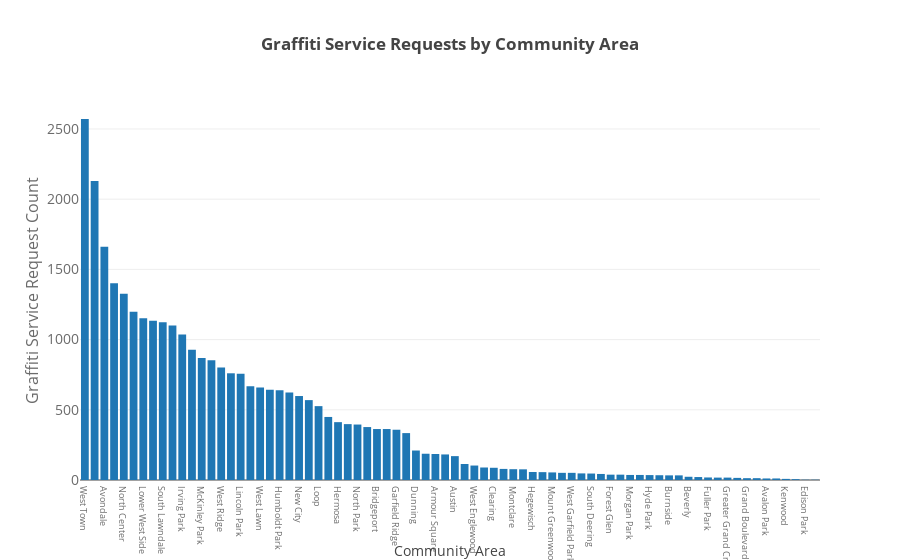

Notebook source saved alongside this figure:
### Markdown cell above
### Graffiti Removal Requests
Graffiti removal requests account for a large proportion of requests. Relatively recent gentrification in the area could explain both the high presenence and high reporting of graffiti.

### Code cell
barplot(pq('''
SELECT b.name as community,
COUNT(DISTINCT service_request_number) as Count
FROM combined_data a
JOIN community_areas b
on a.community_area = b.community_area
WHERE type_of_service_request = 'Graffiti Removal'
GROUP BY community
ORDER BY 2 DESC'''),
x = 'community',
y = 'Count',
xlabel = 'Community Area',
ylabel = 'Graffiti Service Request Count',
title = 'Graffiti Service Requests by Community Area',
xsize = 9)

### Figure 1 — Plotly figure (JSON) as saved in the notebook; plotly's stock layout.template omitted (floating-point values rounded to 4 significant figures)
{"data": [{"opacity": 1, "textposition": "outside", "type": "bar", "x": ["West Town", "Logan Square", "Avondale", "Brighton Park", "North Center", "Lake View", "Lower West Side", "Gage Park", "South Lawndale", "Lincoln Square", "Irving Park", "Belmont Cragin ", "McKinley Park", "Albany Park", "West Ridge", "West Elsdon", "Lincoln Park", "Ashburn", "West Lawn", "Archer Heights", "Humboldt Park", "Near West Side", "New City", "Chicago Lawn", "Loop ", "Portage Park", "Hermosa", "Uptown", "North Park", "Near North Side", "Bridgeport", "Rogers Park", "Garfield Ridge", "Edgewater", "Dunning", "East Side", "Armour Square", "South Chicago", "Austin", "Near South Side", "West Englewood", "North Lawndale", "Clearing", "Jefferson Park", "Montclare", "Auburn Gresham", "Hegewisch", "O’Hare", "Mount Greenwood", "Roseland", "West Garfield Park", "South Shore", "South Deering", "East Garfield Park", "Forest Glen ", "West Pullman", "Morgan Park", "Woodlawn", "Hyde Park", "Calumet Heights", "Burnside", "Englewood", "Beverly", "Washington Park", "Fuller Park ", "Chatham", "Greater Grand Crossing", "Norwood Park", "Grand Boulevard", "Washington Heights", "Avalon Park", "Pullman ", "Kenwood ", "Douglas", "Edison Park", "Riverdale"], "y": [2571, 2129, 1661, 1401, 1326, 1199, 1152, 1134, 1124, 1101, 1036, 928, 868, 853, 801, 760, 756, 667, 658, 643, 639, 624, 598, 569, 526, 449, 412, 398, 395, 377, 363, 363, 358, 334, 210, 187, 185, 182, 170, 114, 103, 89, 87, 79, 77, 76, 57, 56, 54, 51, 51, 47, 46, 43, 38, 38, 36, 36, 35, 34, 33, 33, 23, 21, 18, 17, 17, 15, 13, 13, 11, 11, 8, 6, 2, 2]}], "layout": {"title": "<b>Graffiti Service Requests by Community Area</b><br>", "xaxis": {"tickfont": {"color": "rgb(107, 107, 107)", "size": 9}, "title": "Community Area"}, "yaxis": {"tickfont": {"color": "rgb(107, 107, 107)", "size": 14}, "title": "Graffiti Service Request Count", "titlefont": {"color": "rgb(107, 107, 107)", "size": 16}}}}
